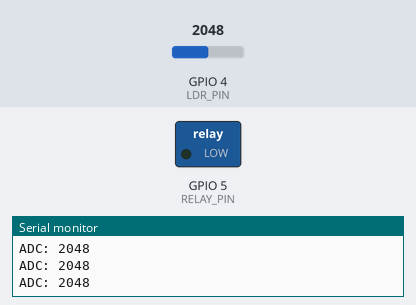
Bench run of a program on a simulated ESP32-S3. On the bench: switched loads named in the program (green lamp = pin HIGH), the last lines printed to the serial monitor. Inputs (shaded band) come from the test bench; at power-on: GPIO 4 (LDR_PIN) = 2048.

Above: at 1.2 s.
1.3 s: GPIO 4 (LDR_PIN) set to 1573
2.8 s: GPIO 4 (LDR_PIN) set to 1457
At 3.3 s:
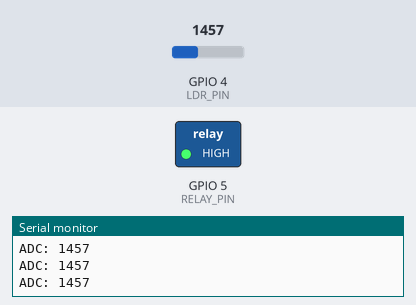
4.3 s: GPIO 4 (LDR_PIN) set to 1944
5.8 s: GPIO 4 (LDR_PIN) set to 2033
At 6.8 s:
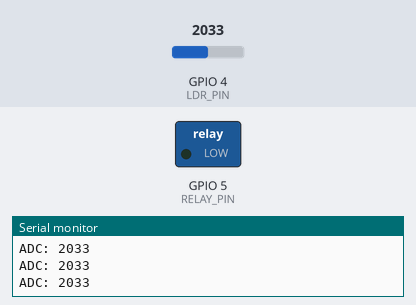
7.3 s: GPIO 4 (LDR_PIN) set to 1460
At 8.1 s:
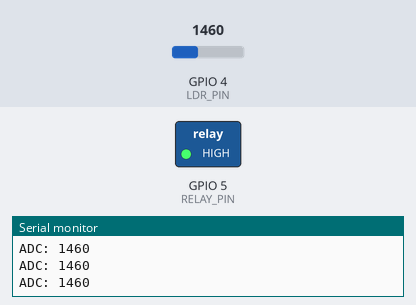
Timing chart, 0 to 9.9 s (numbered marks = the images above; inputs shaded):
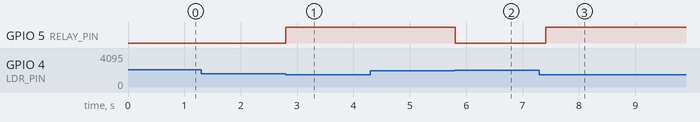

The program:

main.cpp
```cpp
#include <Arduino.h>

#include <Arduino.h>

// Піни
#define LDR_PIN 4
#define RELAY_PIN 5

// Пороги освітленості
#define THRESHOLD_DARK 1500
#define THRESHOLD_LIGHT 2000

void setup()
{
  Serial.begin(115200);

  pinMode(LDR_PIN, INPUT);
  pinMode(RELAY_PIN, OUTPUT);

  digitalWrite(RELAY_PIN, LOW);
}

void loop()
{
  // 1. Зчитуємо значення ADC
  int adcValue = analogRead(LDR_PIN);

  // 2. Порівнюємо з порогами
  if (adcValue < THRESHOLD_DARK)
  {
    digitalWrite(RELAY_PIN, HIGH);
  }
  else if (adcValue > THRESHOLD_LIGHT)
  {
    digitalWrite(RELAY_PIN, LOW);
  }

    Serial.print("ADC: ");
  Serial.println(adcValue);

  delay(200);
}
```

Measured:
- the behaviour switches between 1500 and 1499 on GPIO 4 (LDR_PIN) (found by bisection; images 0 and 1)
- the behaviour switches between 2000 and 2001 on GPIO 4 (LDR_PIN) (found by bisection; images 1 and 2)
- after the input at 2.8 s, GPIO 5 (RELAY_PIN): LOW → HIGH at once
- after the input at 5.8 s, GPIO 5 (RELAY_PIN): HIGH → LOW at once
- after the input at 7.3 s, GPIO 5 (RELAY_PIN): LOW → HIGH after 0.11 s
